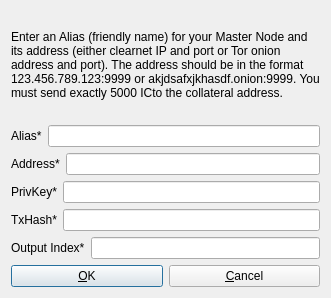
<?xml version="1.0" encoding="UTF-8"?>
<ui version="4.0">
 <class>AddEditAdrenalineNode</class>
 <widget class="QDialog" name="AddEditAdrenalineNode">
  <property name="geometry">
   <rect>
    <x>0</x>
    <y>0</y>
    <width>331</width>
    <height>298</height>
   </rect>
  </property>
  <property name="windowTitle">
   <string>Add/Edit Urbexs Node</string>
  </property>
  <property name="modal">
   <bool>true</bool>
  </property>
  <layout class="QVBoxLayout" name="verticalLayout">
   <item>
    <widget class="QLabel" name="label_9">
     <property name="sizePolicy">
      <sizepolicy hsizetype="Preferred" vsizetype="Expanding">
       <horstretch>0</horstretch>
       <verstretch>0</verstretch>
      </sizepolicy>
     </property>
     <property name="text">
      <string>&lt;html&gt;&lt;head/&gt;&lt;body&gt;&lt;p&gt;Enter an Alias (friendly name) for your Master Node and its address (either clearnet IP and port or Tor onion address and port). The address should be in the format 123.456.789.123:9999 or akjdsafxjkhasdf.onion:9999. You must send exactly 5000 ICto the collateral address.&lt;/p&gt;&lt;/body&gt;&lt;/html&gt;</string>
     </property>
     <property name="wordWrap">
      <bool>true</bool>
     </property>
    </widget>
   </item>
   <item>
    <layout class="QHBoxLayout" name="horizontalLayout_4">
     <property name="bottomMargin">
      <number>0</number>
     </property>
     <item>
      <widget class="QLabel" name="label_4">
       <property name="text">
        <string>Alias*</string>
       </property>
      </widget>
     </item>
     <item>
      <widget class="QLineEdit" name="aliasLineEdit"/>
     </item>
    </layout>
   </item>
   <item>
    <layout class="QHBoxLayout" name="horizontalLayout_5">
     <property name="bottomMargin">
      <number>0</number>
     </property>
     <item>
      <widget class="QLabel" name="label_6">
       <property name="text">
        <string>Address*</string>
       </property>
      </widget>
     </item>
     <item>
      <widget class="QLineEdit" name="addressLineEdit"/>
     </item>
    </layout>
   </item>
   <item>
    <layout class="QHBoxLayout" name="horizontalLayout_3">
     <property name="bottomMargin">
      <number>0</number>
     </property>
     <item>
      <widget class="QLabel" name="label_5">
       <property name="text">
        <string>PrivKey*</string>
       </property>
      </widget>
     </item>
     <item>
      <widget class="QLineEdit" name="privkeyLineEdit"/>
     </item>
    </layout>
   </item>
   <item>
    <layout class="QHBoxLayout" name="horizontalLayout_2">
     <property name="bottomMargin">
      <number>0</number>
     </property>
     <item>
      <widget class="QLabel" name="label_2">
       <property name="text">
        <string>TxHash*</string>
       </property>
      </widget>
     </item>
     <item>
      <widget class="QLineEdit" name="txhashLineEdit"/>
     </item>
    </layout>
   </item>
   <item>
    <layout class="QHBoxLayout" name="horizontalLayout_8">
     <property name="bottomMargin">
      <number>0</number>
     </property>
     <item>
      <widget class="QLabel" name="label_8">
       <property name="text">
        <string>Output Index*</string>
       </property>
      </widget>
     </item>
     <item>
      <widget class="QLineEdit" name="outputindexLineEdit"/>
     </item>
    </layout>
   </item>
   <item>
    <layout class="QHBoxLayout" name="horizontalLayout_Buttons">
     <item>
      <widget class="QPushButton" name="okButton">
       <property name="text">
        <string>&amp;OK</string>
       </property>
      </widget>
     </item>
     <item>
      <widget class="QPushButton" name="cancelButton">
       <property name="text">
        <string>&amp;Cancel</string>
       </property>
       <property name="autoDefault">
        <bool>false</bool>
       </property>
      </widget>
     </item>
    </layout>
   </item>
  </layout>
 </widget>
 <resources/>
 <connections/>
</ui>
